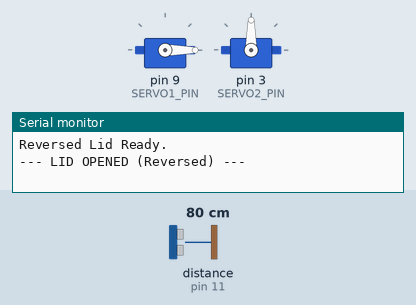
The sketch below on a simulated Arduino Uno, built with avr-gcc and run on an emulated ATmega328P. Parts: 2 × servo, the last lines printed to the serial monitor. Wiring (inferred from the names in the program): ultrasonic range finder: trigger pin 10; echo pin 11. The test bench sets the inputs (shaded band); at power-on: distance to the obstacle (sensor on pin 11) 80 cm. The echo pulse lasts 58.3 µs per cm.

Above: at 1.2 s.
1.3 s: distance to the obstacle (sensor on pin 11) set to 149 cm
2.8 s: distance to the obstacle (sensor on pin 11) set to 156 cm
At 3.5 s:
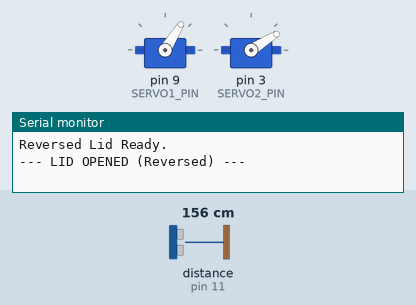
At 4.8 s:
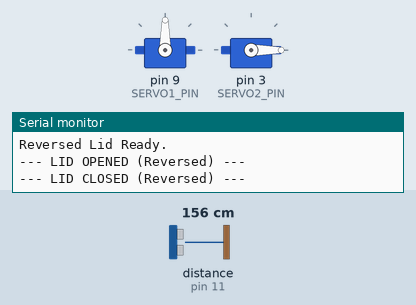
Timing chart, 0 to 6.3 s (numbered marks = the images above; inputs shaded):
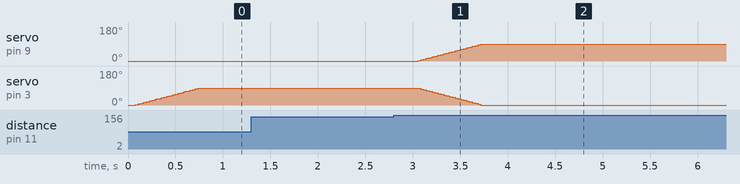

The sketch:

1AutoTrashCan.ino
```cpp
#include <Servo.h>

// --- Pins ---
const int SERVO1_PIN = 9;   // Lid Servo
const int SERVO2_PIN = 3;   // Extra Servo
const int TRIG_PIN = 10;
const int ECHO_PIN = 11;

Servo servo1;
Servo servo2;

// --- Range Settings ---
const int OPEN_THRESHOLD = 100;
const int CLOSE_THRESHOLD = 150;

// --- State Variables ---
bool lidState = false;

// --- Speed Settings ---
const int SPEED_STEP = 2;
const int SPEED_DELAY = 15;

void setup() {
  servo1.attach(SERVO1_PIN);
  servo2.attach(SERVO2_PIN);

  // Start positions (Both at 0)
  servo1.write(0);
  servo2.write(0);

  Serial.begin(9600);
  Serial.println("Reversed Lid Ready.");
}

void loop() {
  int distance = getAverageDistance();

  // 1. If Close AND Lid is Closed -> OPEN
  if (distance < OPEN_THRESHOLD && !lidState) {
    openLidReversed();
    lidState = true;
  }
  // 2. If Far AND Lid is Open -> CLOSE
  else if (distance > CLOSE_THRESHOLD && lidState) {
    closeLidReversed();
    lidState = false;
  }

  delay(100);
}

// --- Reversed Open: Servo1 DOWN (90->0), Servo2 UP (0->90) ---
void openLidReversed() {
  int target1 = 0;   // Servo 1 goes Down
  int target2 = 90;  // Servo 2 goes Up

  while (servo1.read() != target1 || servo2.read() != target2) {
    if (servo1.read() > target1) servo1.write(servo1.read() - SPEED_STEP);
    if (servo2.read() < target2) servo2.write(servo2.read() + SPEED_STEP);
    delay(SPEED_DELAY);
  }
  Serial.println("--- LID OPENED (Reversed) ---");
}

// --- Reversed Close: Servo1 UP (0->90), Servo2 DOWN (90->0) ---
void closeLidReversed() {
  int target1 = 90;  // Servo 1 goes Up
  int target2 = 0;   // Servo 2 goes Down

  while (servo1.read() != target1 || servo2.read() != target2) {
    if (servo1.read() < target1) servo1.write(servo1.read() + SPEED_STEP);
    if (servo2.read() > target2) servo2.write(servo2.read() - SPEED_STEP);
    delay(SPEED_DELAY);
  }
  Serial.println("--- LID CLOSED (Reversed) ---");
}

int getAverageDistance() {
  int sum = 0;
  for(int i = 0; i < 5; i++) {
    sum += getDistance();
    delay(10);
  }
  return sum / 5;
}

int getDistance() {
  pinMode(TRIG_PIN, OUTPUT);
  pinMode(ECHO_PIN, INPUT);
  digitalWrite(TRIG_PIN, LOW);
  delayMicroseconds(2);
  digitalWrite(TRIG_PIN, HIGH);
  delayMicroseconds(10);
  digitalWrite(TRIG_PIN, LOW);

  long duration = pulseIn(ECHO_PIN, HIGH, 50000);
  if (duration == 0) return -1;
  return duration * 0.034 / 2;
}
```

Measured:
- the behaviour switches between 152 and 153 cm on distance to the obstacle (sensor on pin 11) (found by bisection; images 0 and 1)
- after the input at 1.3 s, every drawn part: stays the same
- after the input at 2.8 s, servo on pin 9 (SERVO1_PIN): moves from 0° to 90° over 0.67 s, starting after 0.25 s; servo on pin 3 (SERVO2_PIN): moves from 90° to 0° over 0.67 s, starting after 0.25 s
